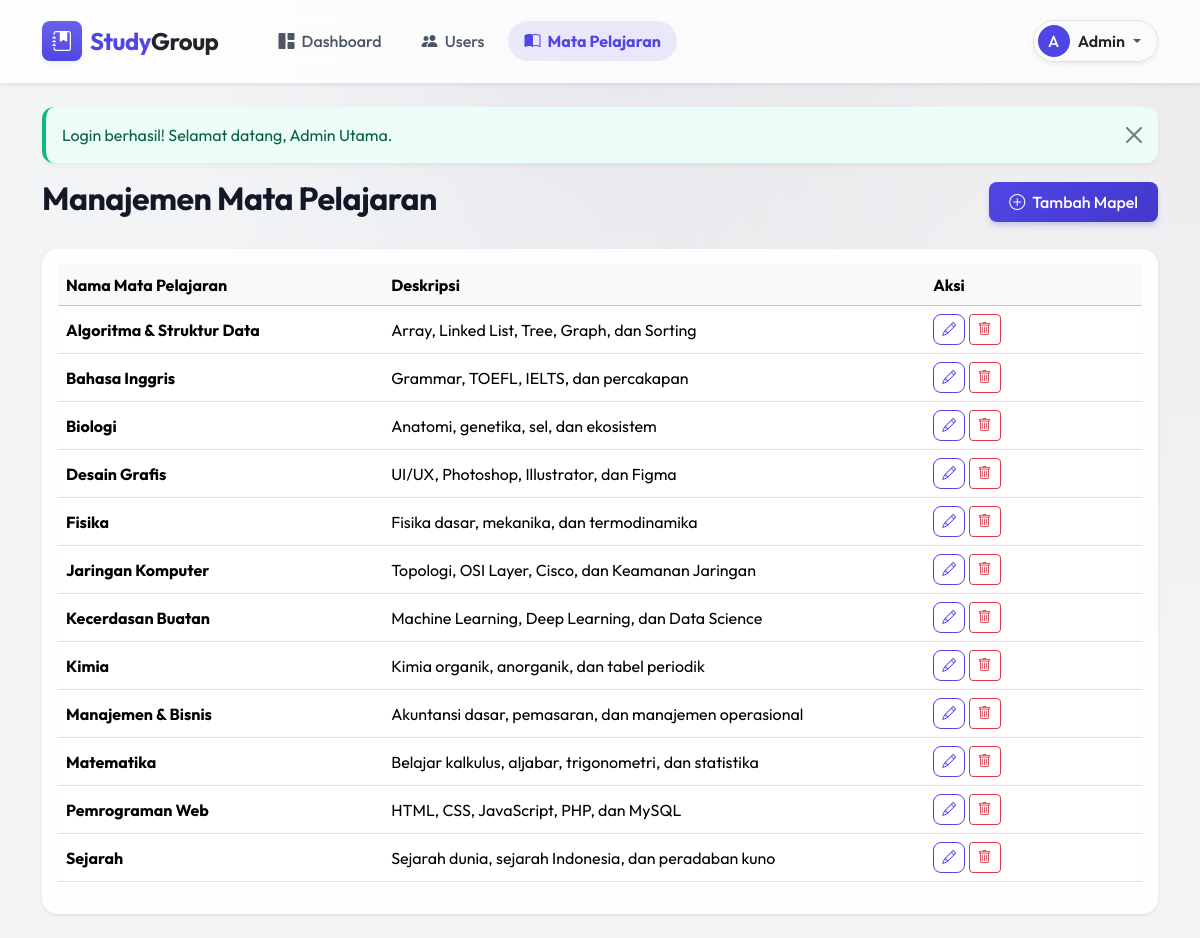
Screenshot of /?page=subjects (signed in) with the database file from the repository.
### tables this page shows
CREATE TABLE subjects (
    id INT UNSIGNED AUTO_INCREMENT PRIMARY KEY,
    name VARCHAR(100) NOT NULL,
    description VARCHAR(255) DEFAULT NULL,
    created_at TIMESTAMP DEFAULT CURRENT_TIMESTAMP
);

### models/Subject.php (called while the page is built, shortened)
<?php
class Subject {
    private $pdo;
    public function __construct($pdo) {
        $this->pdo = $pdo;
    }
    public function getAll() {
        $stmt = $this->pdo->query("SELECT * FROM subjects ORDER BY name ASC");
        return $stmt->fetchAll();
    }
}
?>

### config/config.php (called while the page is built, shortened)
<?php
function escape($html) {
    return htmlspecialchars($html ?? '', ENT_QUOTES | ENT_SUBSTITUTE, "UTF-8");
}
?>

### views/Admin/subjects_index.php (the view, shortened to what this page needs)
<?php require 'views/layouts/header.php'; ?>
<div class="d-flex justify-content-between align-items-center mb-4">
    <h2>Manajemen Mata Pelajaran</h2>
    <a href="<?= BASE_URL ?>?page=subjects&action=create" class="btn btn-primary"><i class="bi bi-plus-circle me-1"></i> Tambah Mapel</a>
</div>
<div class="card shadow-sm border-0">
    <div class="card-body">
        <div class="table-responsive">
            <table class="table table-hover align-middle">
                <thead class="table-light">
                    <tr>
                        <th width="30%">Nama Mata Pelajaran</th>
                        <th width="50%">Deskripsi</th>
                        <th width="20%">Aksi</th>
                    </tr>
                </thead>
                <tbody>
                    <?php foreach($subjects as $s): ?>
                    <tr>
                        <td class="fw-bold"><?= escape($s['name']) ?></td>
                        <td><?= escape($s['description'] ?? '-') ?></td>
                        <td>
                            <a href="<?= BASE_URL ?>?page=subjects&action=edit&id=<?= $s['id'] ?>" class="btn btn-sm btn-outline-primary"><i class="bi bi-pencil"></i></a>
                            <form action="<?= BASE_URL ?>?page=subjects&action=delete" method="POST" class="d-inline" onsubmit="return confirm('Yakin ingin menghapus mata pelajaran ini? Kelompok belajar terkait juga bisa ikut terhapus!');">
                                <button type="submit" class="btn btn-sm btn-outline-danger"><i class="bi bi-trash"></i></button>
                            </form>
                        </td>
                    </tr>
                    <?php endforeach; ?>
                </tbody>
            </table>
        </div>
    </div>
</div>
<?php require 'views/layouts/footer.php'; ?>

### views/layouts/header.php (style rules this page uses)
:root { --primary: #4f46e5; --primary-dark: #4338ca; --secondary: #10b981; --bg-color: #f3f4f6; --card-bg: rgba(255, 255, 255, 0.9); --text-main: #1f2937; }
body { font-family: 'Outfit', sans-serif; background-color: var(--bg-color); background-image: radial-gradient(at 0% 0%, hsla(253,16%,7%,0) 0, transparent 50%), radial-gradient(at 50% 0%, hsla(225,39%,30%,0.05) 0, transparent 50%), radial-gradient(at 100% 0%, hsla(339,49%,30%,0.05) 0, transparent 50%); color: var(--text-main); min-height: 100vh; }
.card { background: var(--card-bg); backdrop-filter: blur(10px); border: 1px solid rgba(255,255,255,0.8); border-radius: 1rem; box-shadow: 0 10px 25px -5px rgba(0, 0, 0, 0.05), 0 8px 10px -6px rgba(0, 0, 0, 0.01); transition: transform 0.2s ease, box-shadow 0.2s ease; }
.btn-primary { background: linear-gradient(135deg, var(--primary), var(--primary-dark)); border: none; border-radius: 0.5rem; font-weight: 500; padding: 0.5rem 1.25rem; box-shadow: 0 4px 6px -1px rgba(79, 70, 229, 0.2), 0 2px 4px -1px rgba(79, 70, 229, 0.1); transition: all 0.3s ease; }
.btn-outline-primary { border-color: var(--primary); color: var(--primary); border-radius: 0.5rem; font-weight: 500; }
h1, h2, h3, h4, h5, h6 { font-weight: 700; color: #111827; letter-spacing: -0.5px; }
.card { transition: all 0.3s ease; }

### rows the page displays
subjects: name "Algoritma & Struktur Data", description "Array, Linked List, Tree, Graph, dan Sorting"
subjects: name "Bahasa Inggris", description "Grammar, TOEFL, IELTS, dan percakapan"
subjects: name "Biologi", description "Anatomi, genetika, sel, dan ekosistem"
subjects: name "Desain Grafis", description "UI/UX, Photoshop, Illustrator, dan Figma"
subjects: name "Fisika", description "Fisika dasar, mekanika, dan termodinamika"
subjects: name "Jaringan Komputer", description "Topologi, OSI Layer, Cisco, dan Keamanan Jaringan"
subjects: name "Kecerdasan Buatan", description "Machine Learning, Deep Learning, dan Data Science"
subjects: name "Kimia", description "Kimia organik, anorganik, dan tabel periodik"
subjects: name "Manajemen & Bisnis", description "Akuntansi dasar, pemasaran, dan manajemen operasional"
subjects: name "Matematika", description "Belajar kalkulus, aljabar, trigonometri, dan statistika"
subjects: name "Pemrograman Web", description "HTML, CSS, JavaScript, PHP, dan MySQL"
subjects: name "Sejarah", description "Sejarah dunia, sejarah Indonesia, dan peradaban kuno"

### other values shown
substr($_SESSION['name'], 0, 1) "A"
explode(' ', trim($_SESSION['name']))[0] "Admin"
$_SESSION['flash_message'] "Login berhasil! Selamat datang, Admin Utama."
